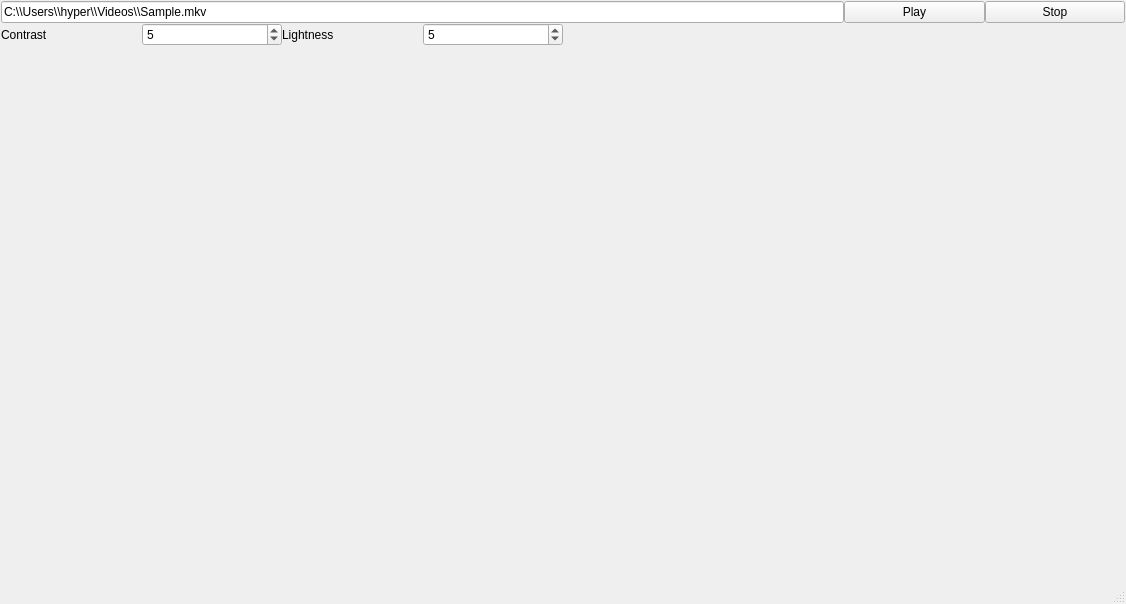
<?xml version="1.0" encoding="UTF-8"?>
<ui version="4.0">
 <class>MainWindow</class>
 <widget class="QMainWindow" name="MainWindow">
  <property name="geometry">
   <rect>
    <x>0</x>
    <y>0</y>
    <width>1126</width>
    <height>604</height>
   </rect>
  </property>
  <property name="windowTitle">
   <string>MainWindow</string>
  </property>
  <widget class="QWidget" name="centralwidget">
   <layout class="QGridLayout" name="layoutGWidget">
    <property name="leftMargin">
     <number>1</number>
    </property>
    <property name="topMargin">
     <number>1</number>
    </property>
    <property name="rightMargin">
     <number>1</number>
    </property>
    <property name="bottomMargin">
     <number>1</number>
    </property>
    <property name="spacing">
     <number>0</number>
    </property>
    <item row="1" column="0">
     <widget class="QLabel" name="labelContrast">
      <property name="text">
       <string>Contrast</string>
      </property>
     </widget>
    </item>
    <item row="2" column="0" colspan="8">
     <widget class="FFmpegWidget" name="wgtPlayer" native="true"/>
    </item>
    <item row="0" column="7">
     <widget class="QPushButton" name="btnStop">
      <property name="text">
       <string>Stop</string>
      </property>
     </widget>
    </item>
    <item row="0" column="6">
     <widget class="QPushButton" name="btnPlay">
      <property name="text">
       <string>Play</string>
      </property>
     </widget>
    </item>
    <item row="0" column="0" colspan="6">
     <widget class="QLineEdit" name="lineUrl">
      <property name="text">
       <string>C:\\Users\\hyper\\Videos\\Sample.mkv</string>
      </property>
     </widget>
    </item>
    <item row="1" column="1">
     <widget class="QSpinBox" name="spinBoxContrast">
      <property name="maximum">
       <number>10</number>
      </property>
      <property name="value">
       <number>5</number>
      </property>
     </widget>
    </item>
    <item row="1" column="2">
     <widget class="QLabel" name="labelLightness">
      <property name="text">
       <string>Lightness</string>
      </property>
     </widget>
    </item>
    <item row="1" column="3">
     <widget class="QSpinBox" name="spinBoxLightness">
      <property name="maximum">
       <number>10</number>
      </property>
      <property name="value">
       <number>5</number>
      </property>
     </widget>
    </item>
    <item row="1" column="4" colspan="4">
     <spacer name="horizontalSpacer">
      <property name="orientation">
       <enum>Qt::Horizontal</enum>
      </property>
      <property name="sizeHint" stdset="0">
       <size>
        <width>40</width>
        <height>20</height>
       </size>
      </property>
     </spacer>
    </item>
   </layout>
  </widget>
  <widget class="QStatusBar" name="statusbar"/>
 </widget>
 <customwidgets>
  <customwidget>
   <class>FFmpegWidget</class>
   <extends>QWidget</extends>
   <header>ffmpegwidget.h</header>
   <container>1</container>
  </customwidget>
 </customwidgets>
 <resources/>
 <connections/>
</ui>
